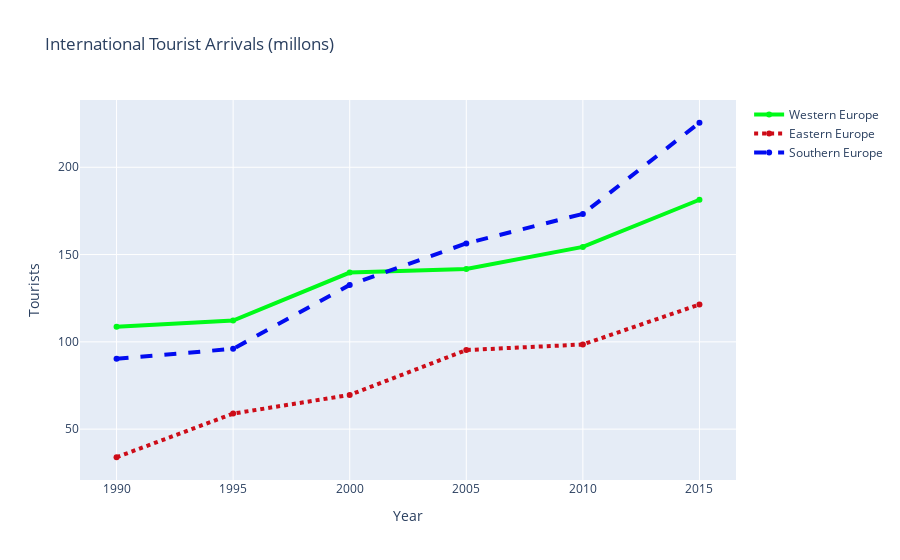

Notebook cell for this chart:
### Code cell
# the data and the layout together form a figure, They are put in a dict format too.

fig = dict(data = data, layout=layout)

offline.iplot(fig)

### Figure 1 — Plotly figure (JSON) as saved in the notebook; plotly's stock layout.template omitted (floating-point values rounded to 4 significant figures)
{"data": [{"line": {"color": "rgb(0,250,24)", "width": 4}, "name": "Western Europe", "type": "scatter", "x": [1990, 1995, 2000, 2005, 2010, 2015], "y": [108.6, 112.2, 139.7, 141.7, 154.4, 181.4]}, {"line": {"color": "rgb(205,12,24)", "dash": "dot", "width": 4}, "name": "Eastern Europe", "type": "scatter", "x": [1990, 1995, 2000, 2005, 2010, 2015], "y": [33.9, 58.9, 69.6, 95.3, 98.5, 121.4]}, {"line": {"color": "rgba(2,12,240,191)", "dash": "dash", "width": 4}, "name": "Southern Europe", "type": "scatter", "x": [1990, 1995, 2000, 2005, 2010, 2015], "y": [90.3, 96, 132.6, 156.4, 173.3, 225.5]}], "layout": {"title": {"text": "International Tourist Arrivals (millons)"}, "xaxis": {"title": {"text": "Year"}}, "yaxis": {"title": {"text": "Tourists"}}}}
